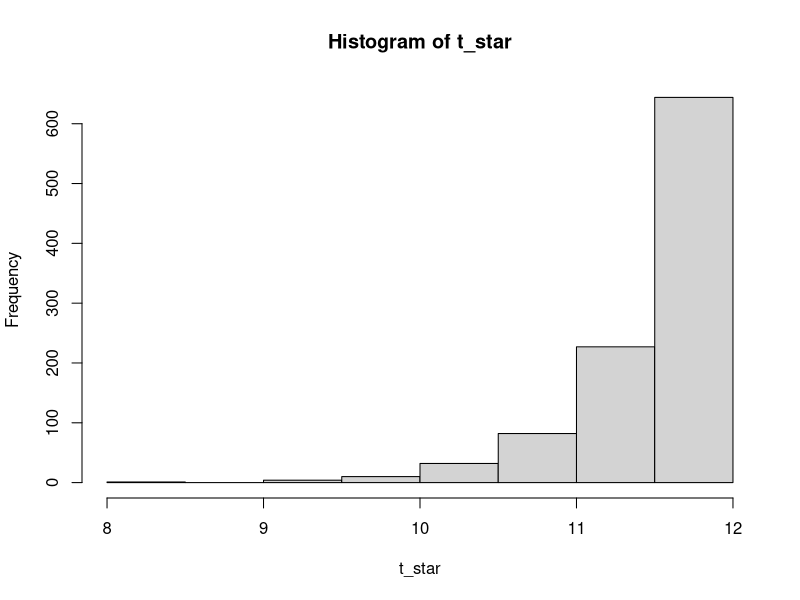

Generate this figure with R:
data = read.table("exercise-2/cholesterol.txt", header=TRUE)
before = data$Before
after = data$After8weeks

n = length(after)
t = max(after)
B = 1000
t_star = numeric(B)
for (i in 1:B) {
  x_star = runif(n, min=3, max=12)
  t_star[i] = max(x_star)
}

pl = sum(t_star < t) / B
pr = sum(t_star > t) / B
print(2 * min(pl, pr))

par(mfrow=c(1,1))
hist(t_star)